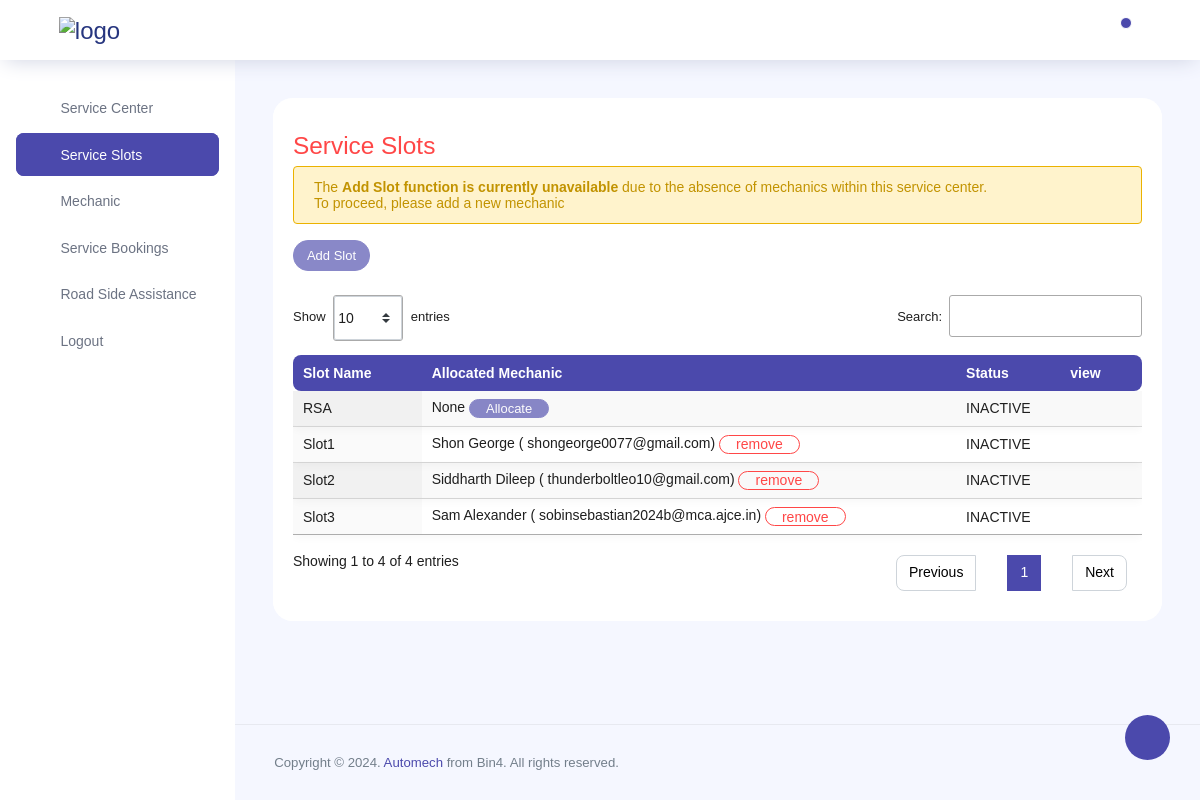
Page /manager/service_slots/ (signed in) on the committed database.
### client/models.py (models this page shows, shortened)
class ServicesSlots(models.Model):
    slotname = models.CharField(max_length=100)
    service_center = models.ForeignKey(ServiceCenter, on_delete=models.CASCADE)
    allocated_mech = models.ForeignKey(Client, on_delete=models.CASCADE, null=True, blank=True)  # Assuming Client is the correct model for the mechanic
    STATUS_CHOICES = [('ACTIVE','Active'),('INACTIVE','Inactive')]
    status = models.CharField(max_length=50, choices=STATUS_CHOICES, default='INACTIVE')
    slug = models.SlugField(unique=True, blank=True)

class User(AbstractUser):
    email=models.EmailField(max_length=100,unique=True)
    USERNAME_FIELD='email'
    REQUIRED_FIELDS=['first_name', 'last_name']
    class Role(models.TextChoices):
        ADMIN="ADMIN",'Admin'
        MECHANIC="MECHANIC",'Mechanic'
        MANAGER="MANAGER",'Manager'
        CLIENT="CLIENT",'Client'
    slug = models.SlugField(unique=True,blank=True)
    base_role = Role.CLIENT
    role = models.CharField(max_length=50, choices=Role.choices)
    objects = CustomUserManager()

### client/manager_views.py (the view)
# urls.py: path('service_slots/',views.manager_slots,name="service_slots"),
@manager_required
def manager_slots(request):
    if request.method == 'POST':
        form = ServicesSlotsForm(request.POST, user=request.user)
        if form.is_valid():
            form.instance.service_center = request.user.servicecenter
            form.save()
            return redirect('service_slots')
        form1 = SlotsMechAddForm(request.POST, user=request.user)
        if form1.is_valid():
            slug = request.POST.get('slotslug')
            man_id = request.POST.get('Mechanic')
            mech = User.objects.get(id = man_id)
            services_slot = get_object_or_404(ServicesSlots, slug=slug)
            services_slot.allocated_mech = mech
            services_slot.status = 'Active'
            services_slot.save()
        return redirect('service_slots')
    else:
        form = ServicesSlotsForm(user=request.user)
        form1 = SlotsMechAddForm(user=request.user)
    user =request.user
    mcount = available_mechanics(request.user)
    service_slots = ServicesSlots.objects.filter(service_center=user.servicecenter)
    context = {
        'form': form,
        'mcount': mcount,
        'service_slots': service_slots,
        'form1': form1,
    }
    return render(request, 'manager/manager_slots.html', context)

### client/forms.py (shortened to what this page needs)
class ServicesSlotsForm(forms.ModelForm):
    class Meta:
        model = ServicesSlots
        fields = ['slotname', 'allocated_mech']
        widgets = {
            'slotname': forms.TextInput(attrs={'placeholder': 'Enter the Slot Name','class': 'form-control'}),
            'allocated_mech': forms.Select(attrs={'class': 'form-control'}),
            }
    def __init__(self, *args, user=None, **kwargs):
        super().__init__(*args, **kwargs)
        self.user = user
        self.fields['allocated_mech'] = AvailableMechanicChoiceField(queryset=self.get_available_mechanics())
    def get_available_mechanics(self):
        service_center_instance = self.user.servicecenter
        mechanic_list = mechanicList.objects.filter(service_center=service_center_instance).values_list('mechanic', flat=True)
        existing_slot = ServicesSlots.objects.values_list('allocated_mech', flat=True)
        allocated_mechanics = Client.objects.filter(pk__in=existing_slot)
        available_mechanics = Client.objects.filter(pk__in=mechanic_list).exclude(pk__in=allocated_mechanics)
        return available_mechanics

class SlotsMechAddForm(forms.Form):
    slotslug = forms.CharField()
    class Meta:
        fields = ['Mechanic','slotslug']
        widgets = {
            'Mechanic': forms.Select(attrs={'class': 'form-control'}),
            }
    def __init__(self, *args, user=None, **kwargs):
        super().__init__(*args, **kwargs)
        self.user = user
        self.fields['Mechanic'] = AvailableMechanicChoiceField(queryset=self.get_available_mechanics())
    def get_available_mechanics(self):
        service_center_instance = self.user.servicecenter
        mechanic_list = mechanicList.objects.filter(service_center=service_center_instance).values_list('mechanic', flat=True)
        existing_slot = ServicesSlots.objects.values_list('allocated_mech', flat=True)
        allocated_mechanics = Client.objects.filter(pk__in=existing_slot)
        available_mechanics = Client.objects.filter(pk__in=mechanic_list).exclude(pk__in=allocated_mechanics)
        return available_mechanics

### templates/manager/manager_slots.html (shortened to what this page needs)
{% extends 'manager/managerbase.html' %}
{% block conhead%}
  <link rel="stylesheet" type="text/css" href="https://cdn.datatables.net/1.11.5/css/jquery.dataTables.css">
{% endblock %}
{%block content%}
{% load static %}
  <div class="row">
    <div class="col-md-12 grid-margin stretch-card">
      <div class="card">
        <div class="card">
          <div class="card-body">
            <h3 class="text-danger mt-3">Service Slots </h3>
            {% if mcount == 0 %}
            <div class="alert alert-warning" role="alert">
              The <b>Add Slot function is currently unavailable </b>due to the absence of mechanics within this service center. <br>To proceed, please add a new mechanic
            </div>
            {% endif %}
            <button type="button" class="btn btn-primary btn-sm" data-toggle="modal" data-target="#slotModal" {% if mcount == 0 %}disabled{% endif %} >
              Add Slot
            </button>
            {%if service_slots%}
            <div class="table-responsive mt-4">
              <table id="myDataTable" class="display expandable-table dataTable no-footer">
                <thead>
                    <tr>
                        <th>Slot Name</th>
                        <th>Allocated Mechanic</th>
                        <th>Status</th>
                        <th>view</th>
                    </tr>
                </thead>
                <tbody>
                  {%for service_slot in service_slots %}
                  <tr>
                    <td>{{service_slot.slotname}} </td>
                    <td>
                      {%if service_slot.allocated_mech %}
                        {{service_slot.allocated_mech.get_full_name}} ( {{service_slot.allocated_mech}})
                        <a href="{% url 'remove_alloc_mech' solt_slug=service_slot.slug %}" class="btn btn-outline-danger btn-fw confirmation-link">remove</a>
                      {%else%}
                      None
                      <button type="button" class="btn btn-primary btn-sm" data-toggle="modal" data-target="#slotModal{{service_slot.slotname}}" {% if mcount == 0 %}disabled{% endif %} >
                        Allocate
                      </button>
                      {%endif%}
                    </td>
                    <td>{{service_slot.status}} </td>
                    <td class=" details-control"></td>
                  </tr>
                  {% endfor %}
                    </tbody>
              </table>
            </div>
            {% endif %}
          </div>
        </div>
      </div>
    </div>
  </div>
 {%endblock%}

### rows in the picture
ServicesSlots: slotname "Slot1", allocated_mech.get_full_name "Shon George", allocated_mech "shongeorge0077@gmail.com", status "INACTIVE"
ServicesSlots: slotname "Slot2", allocated_mech.get_full_name "Siddharth Dileep", allocated_mech "thunderboltleo10@gmail.com", status "INACTIVE"
ServicesSlots: slotname "Slot3", allocated_mech.get_full_name "Sam Alexander", allocated_mech "sobinsebastian2024b@mca.ajce.in", status "INACTIVE"
ServicesSlots: slotname "RSA", status "INACTIVE"
